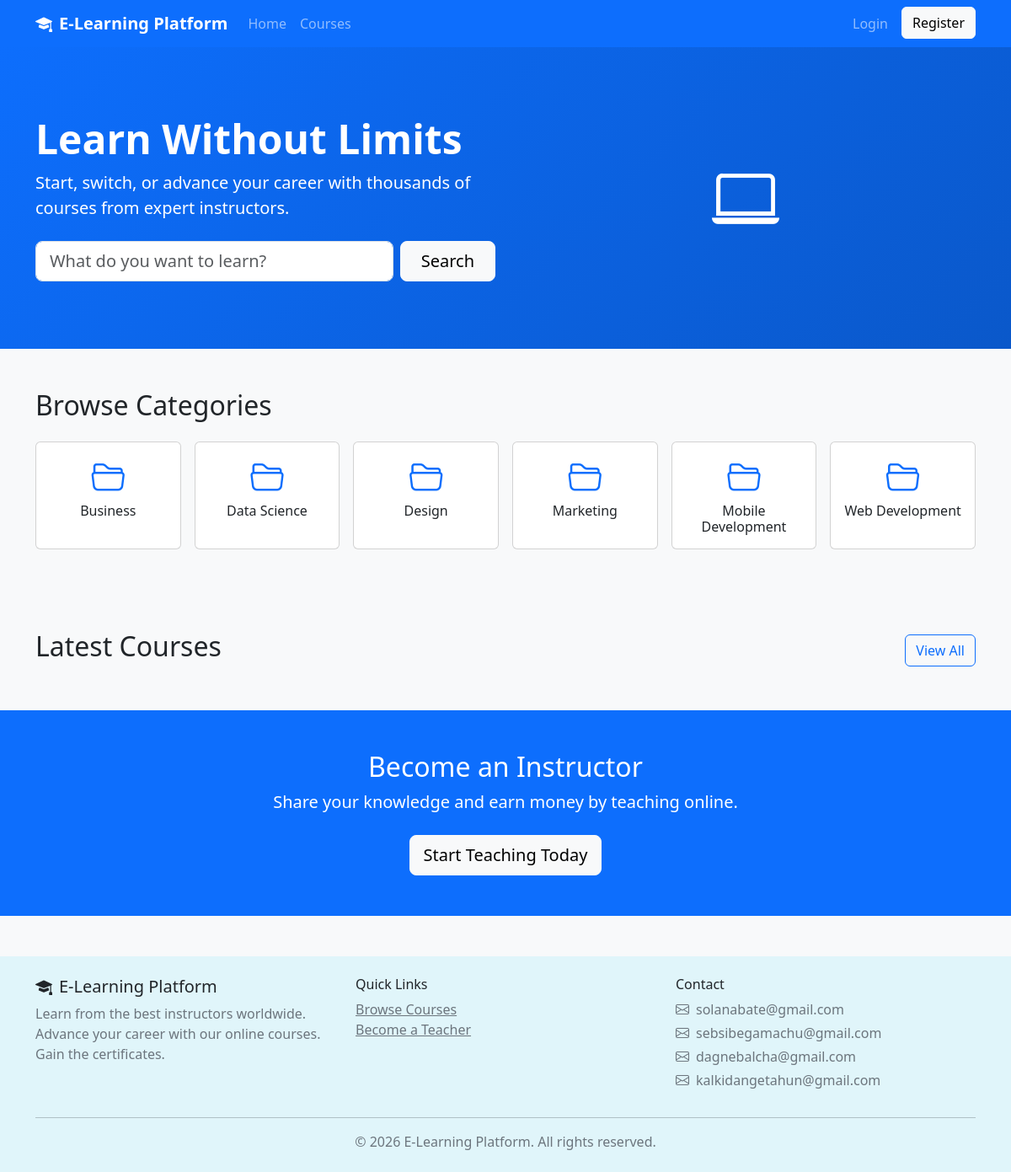
The page / on the database its author committed.
### tables this page shows
CREATE TABLE categories (
    id INT PRIMARY KEY AUTO_INCREMENT,
    name VARCHAR(100) NOT NULL,
    slug VARCHAR(100) UNIQUE NOT NULL,
    description TEXT,
    created_at TIMESTAMP DEFAULT CURRENT_TIMESTAMP
);

### classes/Course.php (called while the page is built, shortened)
<?php
class Course {
    private $conn;
    public function __construct() {
        $db = new Database();
        $this->conn = $db->connect();
    }
    public function getCategories() {
        $result = $this->conn->query("SELECT * FROM categories ORDER BY name");
        return $result ? $result->fetch_all(MYSQLI_ASSOC) : [];
    }
}

### config/database.php (called while the page is built, shortened)
<?php
class Database {
    public function connect() {
        $this->conn = new mysqli(DB_HOST, DB_USER, DB_PASS, DB_NAME);
        $this->conn->set_charset("utf8mb4");
        return $this->conn;
    }
}
?>

### index.php (the view, shortened to what this page needs)
<?php
require_once 'includes/header.php';
require_once 'classes/Course.php';
$course = new Course();
$categories = $course->getCategories();
?>
<main>
    <section class="hero-section">
        <div class="container">
            <div class="row align-items-center">
                <div class="col-lg-6">
                    <h1>Learn Without Limits</h1>
                    <p class="lead mb-4">Start, switch, or advance your career with thousands of courses from expert instructors.</p>
                    <form action="courses.php" method="GET" class="d-flex gap-2">
                        <input type="text" name="search" class="form-control form-control-lg" placeholder="What do you want to learn?">
                        <button type="submit" class="btn btn-light btn-lg px-4">Search</button>
                    </form>
                </div>
                <div class="col-lg-6 text-center d-none d-lg-block">
                    <i class="bi bi-laptop display-1"></i>
                </div>
            </div>
        </div>
    </section>
    <section class="py-5">
        <div class="container">
            <h2 class="mb-4">Browse Categories</h2>
            <div class="row g-3">
                <?php foreach ($categories as $cat): ?>
                <div class="col-6 col-md-4 col-lg-2">
                    <a href="courses.php?category=<?= $cat['id'] ?>" class="card text-decoration-none h-100">
                        <div class="card-body text-center">
                            <i class="bi bi-folder2-open display-6 text-primary"></i>
                            <h6 class="mt-2 mb-0"><?= htmlspecialchars($cat['name']) ?></h6>
                        </div>
                    </a>
                </div>
                <?php endforeach; ?>
            </div>
        </div>
    </section>
    <section class="py-5">
        <div class="container">
            <div class="d-flex justify-content-between align-items-center mb-4">
                <h2>Latest Courses</h2>
                <a href="courses.php" class="btn btn-outline-primary">View All</a>
            </div>
        </div>
    </section>
    <section class="py-5 bg-primary text-white">
        <div class="container text-center">
            <h2>Become an Instructor</h2>
            <p class="lead mb-4">Share your knowledge and earn money by teaching online.</p>
            <a href="register.php?role=teacher" class="btn btn-light btn-lg">Start Teaching Today</a>
        </div>
    </section>
</main>
<?php require_once 'includes/footer.php'; ?>

### elearning/assets/css/style.css (style rules this page uses)
:root { --primary-color: #0d6efd; --secondary-color: #6c757d; --success-color: #198754; --warning-color: #ffc107; }
body { font-family: 'Segoe UI', Tahoma, Geneva, Verdana, sans-serif; background-color: #f8f9fa; min-height: 100vh; display: flex; flex-direction: column; }
main { flex: 1; }
.hero-section { background: linear-gradient(135deg, #0d6efd 0%, #0a58ca 100%); color: white; padding: 80px 0; }
.hero-section h1 { font-size: 3rem; font-weight: 700; }

### rows shown on the page
categories: name "Business"
categories: name "Data Science"
categories: name "Design"
categories: name "Marketing"
categories: name "Mobile Development"
categories: name "Web Development"

### other values the page prints
SITE_NAME "E-Learning Platform"
